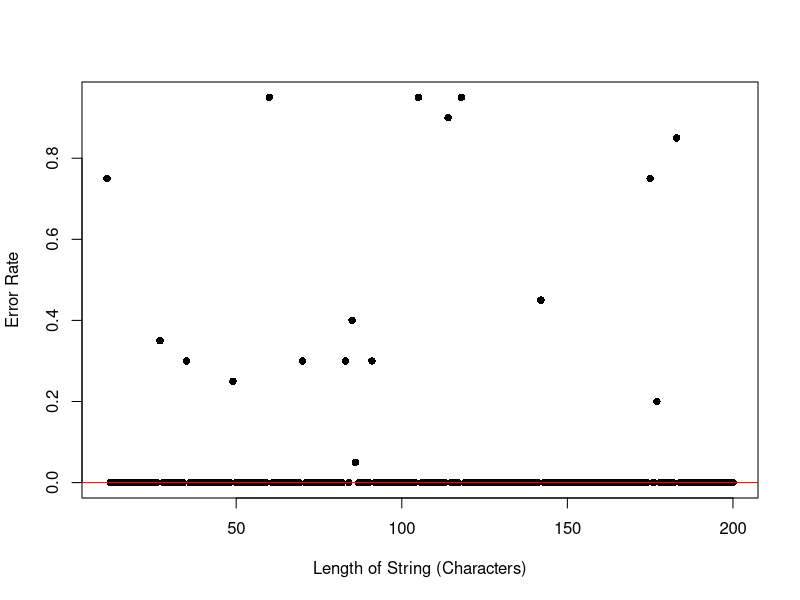

The R source for this figure:
## ---- chunk 1
knitr::opts_chunk$set(echo = TRUE)
## ---- chunk 2
dat <- read.csv(file = 'test.csv')
errorRate <- as.vector(dat[1] / dat[2])
strLen <- as.vector(dat[3])
plot(strLen$X10, errorRate$X20, xlab="Length of String (Characters)", ylab = "Error Rate", pch=16)
abline(h = 0, v = 0, col = "red")
